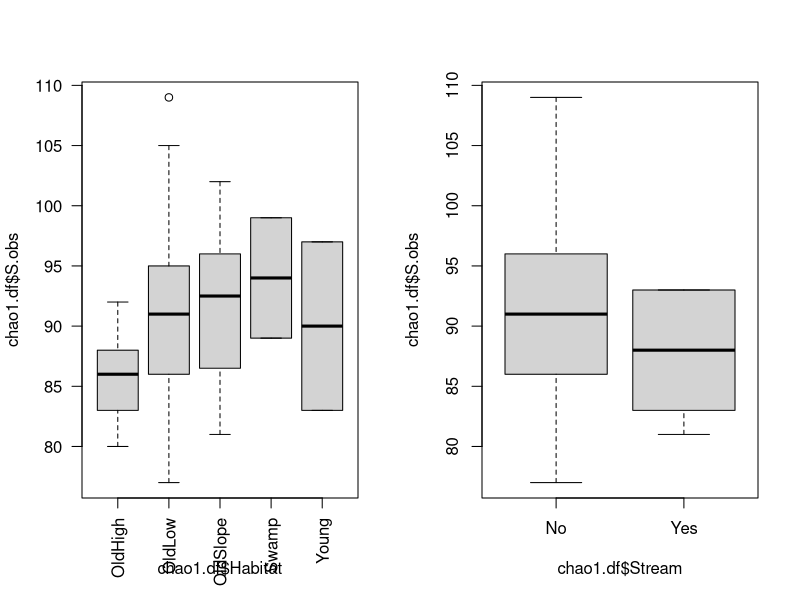
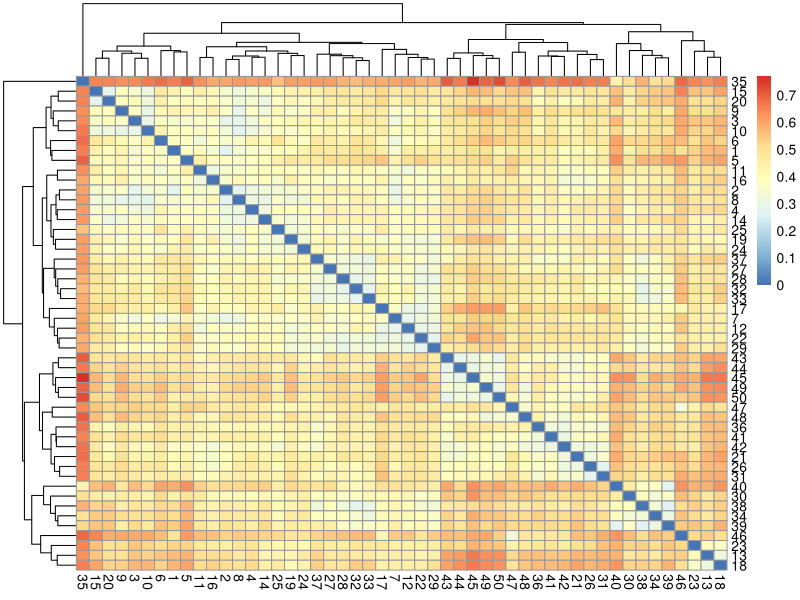
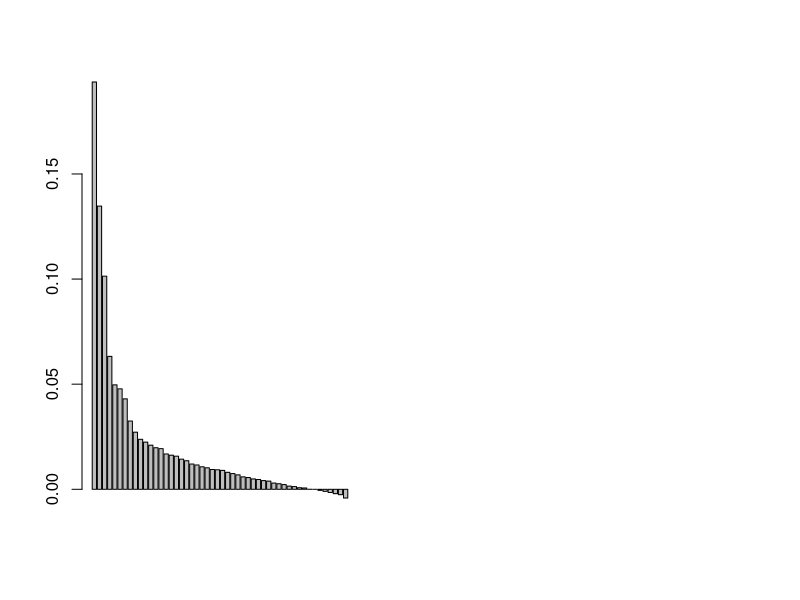
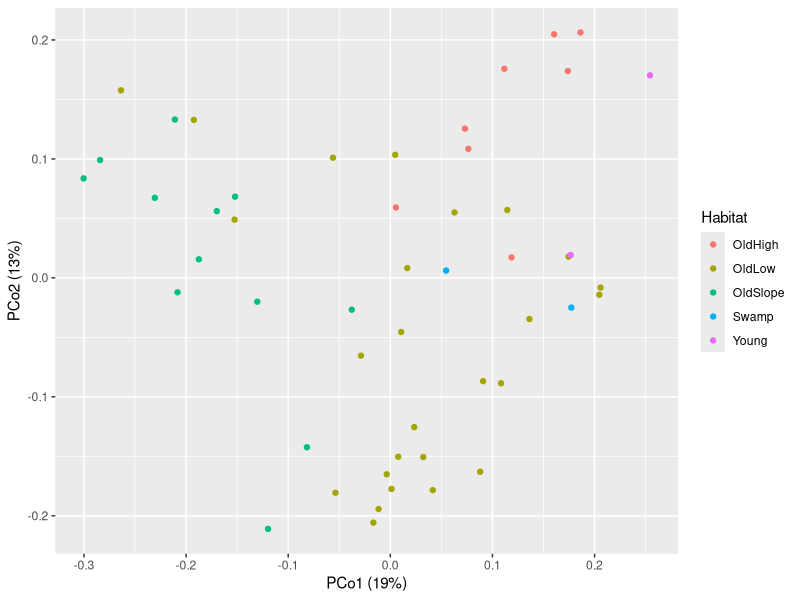

Write the R code that produced these figures, in order.
## ---- chunk 1
knitr::opts_chunk$set(echo = TRUE)
## ---- chunk 2
# Installation et chargement du package vegan
# install.packages("vegan")
library(vegan)

# Chargement du jeu de données BCI
data(BCI)

# Calcul de la Richness (nombre d'espèces par parcelle)
richness <- specnumber(BCI)

# Calcul de l'indice Chao1 et ACE
chao1_ace <- estimateR(BCI, method = "chao")

# Calcul de l'indice Shannon
shannon <- diversity(BCI, index = "shannon")

# Affichage des résultats
print("Richness:")
print(richness)
print("Chao1; ACE:")
print(chao1_ace)
print("Shannon:")
print(shannon)
## ---- chunk 3
# Choisissons une parcelle au hasard, par exemple la première parcelle
parcelle <- BCI[1, ]

# Diminuons l'abondance des espèces a 4 et 3 counts (abondance a 2 ou 1)
espèces_rares <- which(parcelle == 3 | parcelle == 4)
parcelle[espèces_rares] <- parcelle[espèces_rares] - 2

# Recalculons l'indice de Chao1 pour la parcelle modifiée
chao1_modifié <- estimateR(parcelle, method = "chao")

# Affichage de l'indice de Chao1 modifié
print("Indice de Chao1 modifié pour la parcelle choisie :")
print(chao1_modifié)

# Affichage de l'indice de Chao1 original
print("Indice de Chao1 original pour la parcelle choisie :")
print(chao1_ace[,1,drop=FALSE])
## ---- chunk 4
##Load the environmental metadata
data("BCI.env")
chao1.df <- as.data.frame(chao1_ace)
chao1.df <- chao1.df[c(1,2,4),] #retain the diversity values for chao/ACE
chao1.df <- as.data.frame(t(chao1.df))
chao1.df <- merge(chao1.df, BCI.env, by=0)
## ---- chunk 5
par(mfrow=c(1,2))
boxplot(chao1.df$S.obs~chao1.df$Habitat, las=2)
boxplot(chao1.df$S.obs~chao1.df$Stream)
## ---- chunk 6
BI_bray <- vegdist(x = BCI, method = "bray")
pheatmap::pheatmap(as.matrix(BI_bray))
## ---- chunk 7
BI_bray_pcoa <- cmdscale(d = BI_bray, eig = TRUE)
## ---- chunk 8
barplot(BI_bray_pcoa$eig/sum(BI_bray_pcoa$eig))
## ---- chunk 9
library(ggplot2)
BI_bray_pcoa.df <- data.frame(BI_bray_pcoa$points)
BI_bray_pcoa.df <- merge(BI_bray_pcoa.df, BCI.env, by = 0)

ggplot(BI_bray_pcoa.df, aes(x=X1, y=X2)) + 
  geom_point(aes(colour=Habitat)) + 
  xlab(paste("PCo1 (", signif(100*(BI_bray_pcoa$eig[1]/sum(BI_bray_pcoa$eig)),2),"%)", sep = "")) + 
  ylab(paste("PCo2 (", signif(100*(BI_bray_pcoa$eig[2]/sum(BI_bray_pcoa$eig)),2),"%)", sep = ""))
## ---- chunk 10
##Test impact of Habitat on community composition
adonis2(formula = BI_bray~Habitat, data = BCI.env)
## ---- chunk 11
##Test impact of Stream on community composition
adonis2(formula = BI_bray~Stream, data = BCI.env)
